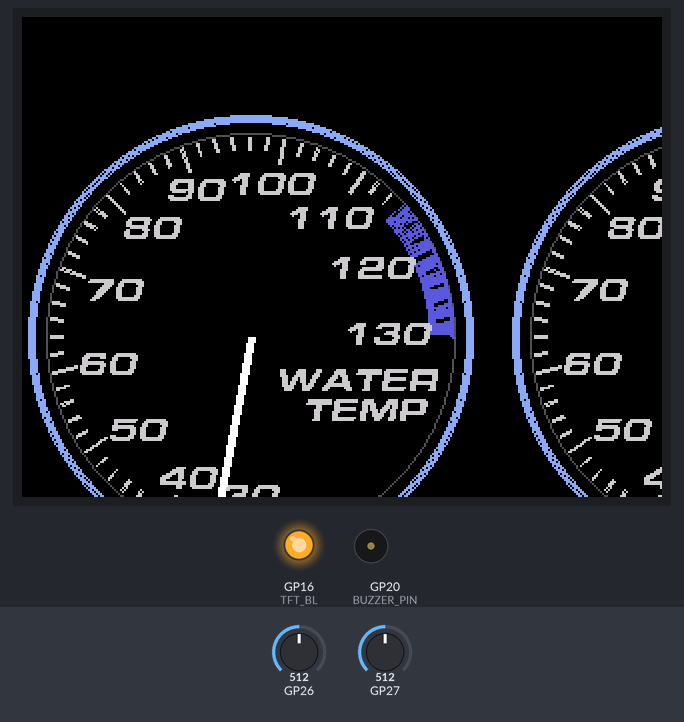
A sketch run on a simulated Raspberry Pi Pico. Parts: 320×240 colour display, output pins drawn as LEDs (lit = HIGH), buzzer (waves = sounding). The test bench sets the inputs (shaded band); at power-on: GP26 = 512, GP27 = 512 (analog values on the 0–1023 scale).

Above: at 5.3 s.
5.4 s: GP26 set to 16
At 6.28 s:
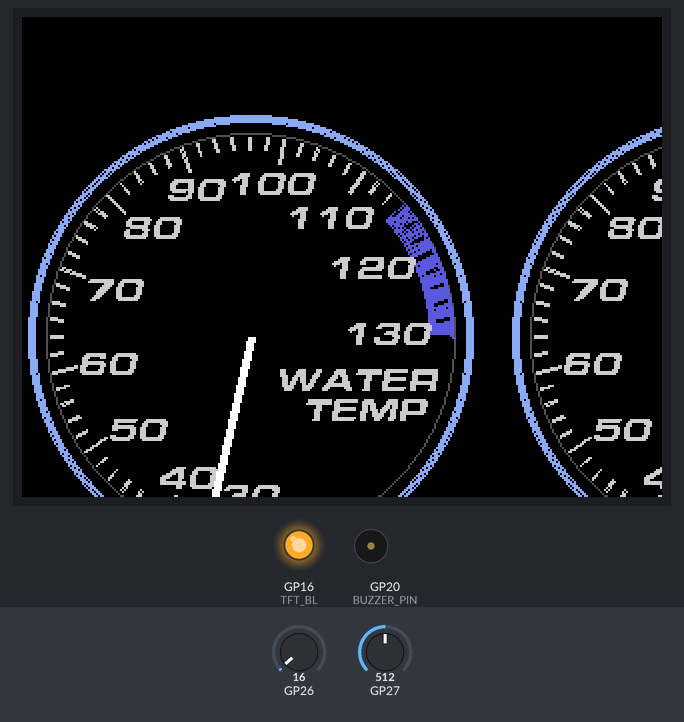
7.6 s: GP26 set to 12
At 9.9 s:
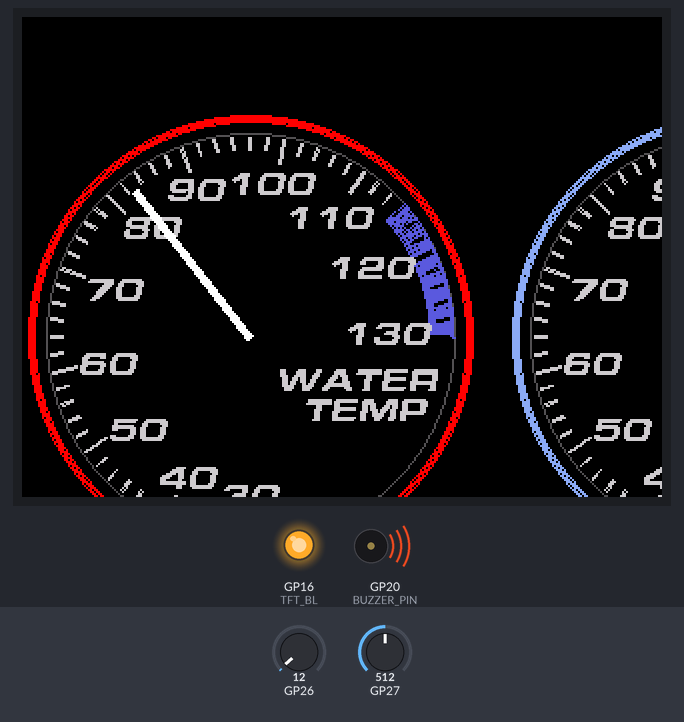
10.6 s: GP27 set to 101
13.6 s: GP27 set to 80
At 14.73 s:
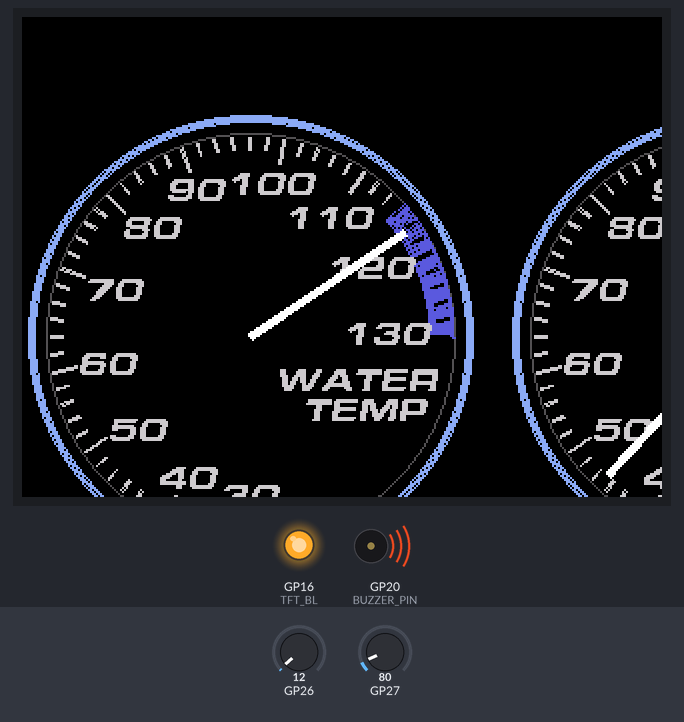
16.0 s: GP27 set to 0
At 16.73 s:
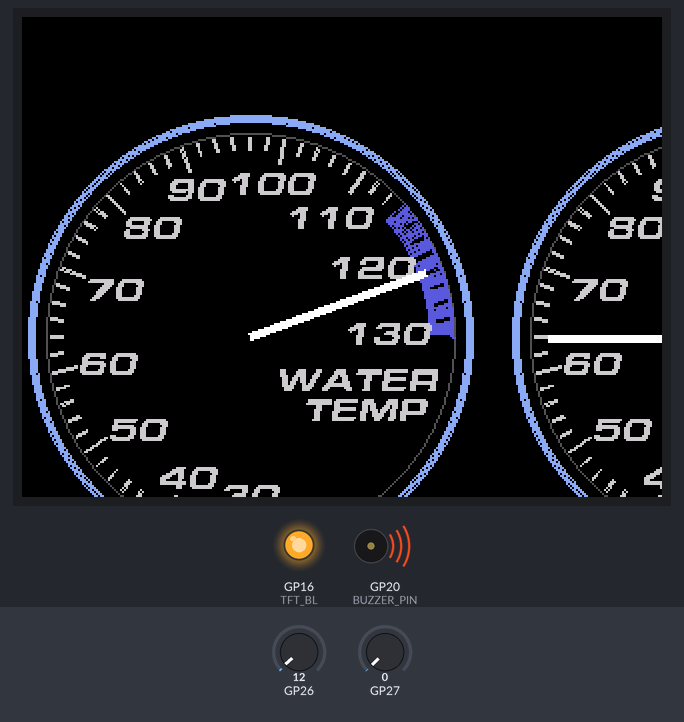
18.0 s: GP26 set to 260
At 37.52 s:
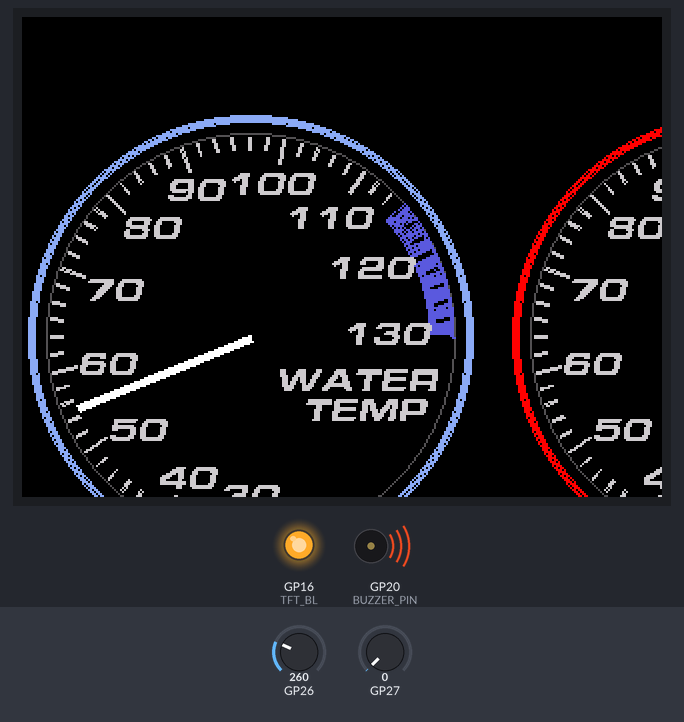
Timing chart, 0 to 39.0 s (numbered marks = the images above; inputs shaded):
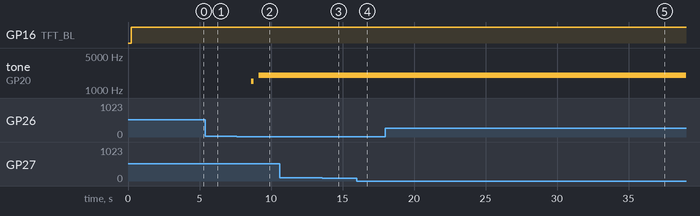

The sketch:

indicator_test.ino
```cpp
#include <SPI.h>
#include <math.h>
#include <TFT_eSPI.h>
#include "eurostile_extd_black_italic8pt7b.h"

#pragma GCC optimize ("Ofast")

TFT_eSPI tft = TFT_eSPI();
TFT_eSprite canvas = TFT_eSprite(&tft);
TFT_eSprite needle = TFT_eSprite(&tft);

// --- ピン・設定定数 ---
#define TFT_BL 16
#define CENTER_X 114
#define CENTER_Y 160
#define CENTER_X2 356
#define CENTER_Y2 160
#define RID_SIZE 230
#define NEEDLE_WIDTH 4
#define NEEDLE_LENGTH 94
#define BUZZER_PIN 20

const int SENSOR_WATER = 26;
const int SENSOR_OIL   = 27;
const int SW_PIN = 28;

// --- 色の定義 ---
#define NEEDLE_COL     tft.color565(255, 255, 255)
#define GAUGE_TEXT_COL tft.color565(200, 200, 200)
#define GAUGE_EDGE_COL tft.color565(140, 170, 240)       // 通常時の青
#define GAUGE_EDGE_START_COL tft.color565(0, 0, 250) // アニメ中の遷移色（白）
#define REDZONE_COL    tft.color565(90, 90, 220)
#define WARN_FLASH_COL tft.color565(255, 0, 0)
#define EDGE_1         tft.color565(80, 80, 80)
#define EDGE_2         tft.color565(50, 50, 50)
#define M_BLACK        TFT_BLACK

// --- レッドゾーン開始温度 ---
#define WATER_REDZONE_TEMP 115.0
#define OIL_REDZONE_TEMP   115.0
#define MAX_GAUGE_TEMP     130.0

// --- 平滑化フィルタ設定 ---
const float FILTER_BETA = 0.05;

struct LabelOffset {
    int x;
    int y;
};

LabelOffset offsets[] = {
    {  0,  0}, {  0,  0}, {  0,  0}, { -3,  0}, { -3,  0},
    {  0,  0}, { -5,  0}, {  0,  0}, {  0,  3}, {  0,  0}, {  0, -3}
};

// --- 共有変数 ---
volatile float currentAngle1 = 90.0;
volatile float currentAngle2 = 90.0;
volatile float currentTemp1 = 20.0;
volatile float currentTemp2 = 20.0;
volatile bool isRunning = false;
volatile bool showNeedle = true;
volatile float bgBrightness = 0.0;
volatile uint16_t dynamicNeedleColor = M_BLACK;
volatile uint16_t dynamicEdgeColor = M_BLACK;

// ★改善版：2つの色を安全に混ぜる（負の遷移に対応）
uint16_t lerpColor(uint16_t c1, uint16_t c2, float ratio) {
    if (ratio <= 0.0) return c1;
    if (ratio >= 1.0) return c2;

    int16_t r1 = (c1 >> 11) & 0x1F;
    int16_t g1 = (c1 >> 5) & 0x3F;
    int16_t b1 = c1 & 0x1F;

    int16_t r2 = (c2 >> 11) & 0x1F;
    int16_t g2 = (c2 >> 5) & 0x3F;
    int16_t b2 = c2 & 0x1F;

    // int16_t で計算することで (r2 - r1) が負になっても正しく補間できる
    uint16_t r = r1 + (int16_t)((float)(r2 - r1) * ratio);
    uint16_t g = g1 + (int16_t)((float)(g2 - g1) * ratio);
    uint16_t b = b1 + (int16_t)((float)(b2 - b1) * ratio);

    return (uint16_t)((r << 11) | (g << 5) | b);
}

uint16_t fadeColor(uint16_t color, float ratio) {
    if (ratio <= 0.0) return M_BLACK;
    if (ratio >= 1.0) return color;
    uint8_t r = (uint8_t)(((color >> 11) & 0x1F) * ratio);
    uint8_t g = (uint8_t)(((color >> 5) & 0x3F) * ratio);
    uint8_t b = (uint8_t)((color & 0x1F) * ratio);
    return (uint16_t)((r << 11) | (g << 5) | b);
}

// --- 背景描画エンジン ---
void drawGaugeBackground(TFT_eSprite* s, int cx, int cy, const char* title, float ratio, float redStartTemp, float currentTemp, bool blinkState) {
    s->fillSprite(M_BLACK);

    bool isWarning = (ratio >= 1.0 && currentTemp >= redStartTemp);
    uint16_t currentEdgeCol = isWarning ? (blinkState ? WARN_FLASH_COL : GAUGE_EDGE_COL) : dynamicEdgeColor;

    for(int r = 108; r <= 111; r++) { s->drawCircle(cx, cy, r, currentEdgeCol); }

    if (ratio > 0.01) {
        s->drawCircle(cx, cy, 102, EDGE_1);
        uint16_t dynamicTextCol = GAUGE_TEXT_COL;
        uint16_t dynamicRedCol  = REDZONE_COL;

        float redStartAngle = 90.0 + (redStartTemp - 30.0) * 2.7;
        for (float a = redStartAngle; a <= 360.0; a += 0.5) {
            float rad = a * M_PI / 180.0;
            s->drawLine(cx + cos(rad) * 90, cy + sin(rad) * 90, cx + cos(rad) * 102, cy + sin(rad) * 102, dynamicRedCol);
        }

        for (int angle = 90; angle <= 360; angle += 5.4) {
            int step = round((angle - 90.0) / 5.4);
            int inner = (step % 5 == 0) ? 88 : 94;
            uint16_t tickCol = (angle >= redStartAngle) ? M_BLACK : dynamicTextCol;
            for (float offset = -0.4; offset <= 0.4; offset += 0.2) {
                float rad_bold = (angle + offset) * M_PI / 180.0;
                s->drawLine(cx + cos(rad_bold) * inner, cy + sin(rad_bold) * inner, cx + cos(rad_bold) * 100, cy + sin(rad_bold) * 100, tickCol);
            }
        }

        s->setTextColor(dynamicTextCol); s->setTextDatum(MC_DATUM); s->setFreeFont(&eurostile_extd_black_italic8pt7b);
        if (strcmp(title, "OIL TEMP") == 0) {
            s->drawString("OIL", cx + 70, cy + 20); s->drawString("TEMP", cx + 60, cy + 35);
        } else if (strcmp(title, "WATER TEMP") == 0) {
            s->drawString("WATER", cx + 53, cy + 20); s->drawString("TEMP", cx + 58, cy + 35);
        }

        int values[] = {30, 40, 50, 60, 70, 80, 90, 100, 110, 120, 130};
        int angles[] = {90, 117, 144, 171, 198, 225, 252, 279, 306, 333, 360};
        for (int i = 0; i < 11; i++) {
            float rad = angles[i] * M_PI / 180.0;
            s->drawNumber(values[i], (cx + cos(rad) * 68) + offsets[i].x, (cy + sin(rad) * 78) + offsets[i].y);
        }
    }
    s->setFreeFont(NULL);
}

void updateSensorData(int pin, volatile float &outAngle, volatile float &outTemp) {
    int rawADC = analogRead(pin);
    float Vout = (float)(rawADC < 1 ? 1 : rawADC) * 3.3 / 4095.0;
    float Rs = 10000.0 * Vout / (3.3 - Vout + 0.0001);
    float rawTemp = 1.0 / (log(Rs / 11000.0) / 3500.0 + 1.0 / (20.0 + 273.15)) - 273.15;
    if (outTemp < -50) outTemp = rawTemp;
    outTemp = outTemp + FILTER_BETA * (rawTemp - outTemp);
    float targetAngle = 90.0 + (outTemp - 30.0) * 2.7;
    outAngle = outAngle + FILTER_BETA * (constrain(targetAngle, 90.0, 360.0) - outAngle);
}

void setup() {
    Serial.begin(115200);
    pinMode(BUZZER_PIN, OUTPUT);
    gpio_set_drive_strength(BUZZER_PIN, GPIO_DRIVE_STRENGTH_12MA);
    analogReadResolution(12);
}

void loop() {
    static unsigned long startTime = millis();
    unsigned long elapsedTime = millis() - startTime;

    if (elapsedTime < 4400) {
        if (elapsedTime <= 400 || elapsedTime >= 3825) {
            showNeedle = false; bgBrightness = 0;
            dynamicEdgeColor = (elapsedTime >= 3825) ? GAUGE_EDGE_COL : M_BLACK;
        } else {
            showNeedle = true;
            float ang = 90.0, needleFade = 1.0;
            bgBrightness = 0;

            if (elapsedTime < 1600) {
                needleFade = (float)(elapsedTime - 400) / 1200.0;
                dynamicEdgeColor = fadeColor(GAUGE_EDGE_COL, needleFade);
            } else if (elapsedTime < 2525) {
                // 1600-2525ms: 青 -> 白
                float progress = (float)(elapsedTime - 1600) / 925.0;
                dynamicEdgeColor = lerpColor(GAUGE_EDGE_COL, GAUGE_EDGE_START_COL, progress);
                ang = 90.0 + ((1.0 - cos(progress * M_PI)) / 2.0 * 270.0);
            } else if (elapsedTime < 2900) {
                // 2525-2900ms: 白保持
                dynamicEdgeColor = GAUGE_EDGE_START_COL;
                ang = 360.0;
            } else if (elapsedTime < 3825) {
                // 2900-3825ms: 白 -> 青（★ここが正しく動くようになります）
                float progress = (float)(elapsedTime - 2900) / 925.0;
                dynamicEdgeColor = lerpColor(GAUGE_EDGE_START_COL, GAUGE_EDGE_COL, progress);
                ang = 360.0 - ((1.0 - cos(progress * M_PI)) / 2.0 * 270.0);
            }

            dynamicNeedleColor = fadeColor(NEEDLE_COL, needleFade);
            currentAngle1 = ang; currentAngle2 = ang;
        }
    } else {
        showNeedle = true; isRunning = true; bgBrightness = 1.0;
        dynamicNeedleColor = NEEDLE_COL;
        dynamicEdgeColor = GAUGE_EDGE_COL;
        updateSensorData(SENSOR_WATER, currentAngle1, currentTemp1);
        updateSensorData(SENSOR_OIL,   currentAngle2, currentTemp2);

        bool waterCrit = (currentTemp1 >= MAX_GAUGE_TEMP);
        bool oilCrit   = (currentTemp2 >= MAX_GAUGE_TEMP);
        bool waterWarn = (currentTemp1 >= WATER_REDZONE_TEMP);
        bool oilWarn   = (currentTemp2 >= OIL_REDZONE_TEMP);
        bool blink     = (millis() % 500) < 250;

        if (waterCrit || oilCrit) tone(BUZZER_PIN, 2000);
        else if ((waterWarn || oilWarn) && blink) tone(BUZZER_PIN, 1500);
        else noTone(BUZZER_PIN);
    }
    delay(10);
}

void setup1() {
    tft.begin(); tft.setRotation(1); tft.fillScreen(TFT_BLACK);
    canvas.createSprite(RID_SIZE, RID_SIZE); canvas.setPivot(RID_SIZE / 2, RID_SIZE / 2);
    needle.createSprite(NEEDLE_LENGTH, NEEDLE_WIDTH); needle.setPivot(0, NEEDLE_WIDTH / 2);
    pinMode(TFT_BL, OUTPUT); analogWrite(TFT_BL, 255);
}

void loop1() {
    bool isWarnBlink = (millis() % 500) < 250;
    needle.fillSprite(TFT_BLACK);
    needle.fillRect(0, 0, NEEDLE_LENGTH, NEEDLE_WIDTH, dynamicNeedleColor);
    tft.startWrite();
    drawGaugeBackground(&canvas, RID_SIZE/2, RID_SIZE/2, "WATER TEMP", bgBrightness, WATER_REDZONE_TEMP, currentTemp1, isWarnBlink);
    if (showNeedle) needle.pushRotated(&canvas, (int)currentAngle1, TFT_BLACK);
    canvas.pushSprite(CENTER_X - RID_SIZE/2, CENTER_Y - RID_SIZE/2);
    drawGaugeBackground(&canvas, RID_SIZE/2, RID_SIZE/2, "OIL TEMP", bgBrightness, OIL_REDZONE_TEMP, currentTemp2, isWarnBlink);
    if (showNeedle) needle.pushRotated(&canvas, (int)currentAngle2, TFT_BLACK);
    canvas.pushSprite(CENTER_X2 - RID_SIZE/2, CENTER_Y2 - RID_SIZE/2);
    tft.endWrite();
    delay(2);
}
```

Source omitted: _italic8pt7b.h (data table, 14153 bytes)

Measured:
- the behaviour switches between 15 and 14 on GP26 (found by bisection; images 1 and 2)
- what the display in image 3 shows lasts 0.4 s, from 14.5 s to 14.9 s
